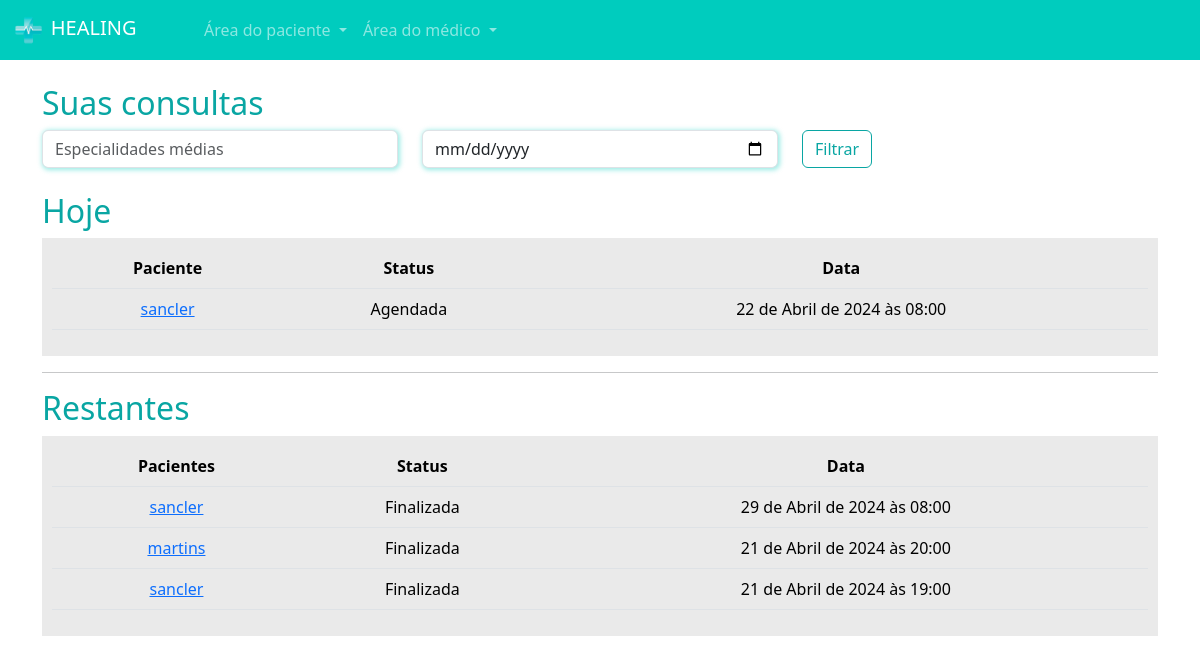
/medicos/consultas_medico/ (signed in), run on the app's committed database.
### paciente/models.py (models this page shows, shortened)
class Consulta(models.Model):
    status_choices = (
        ('A', 'Agendada'),
        ('F', 'Finalizada'),
        ('C', 'Cancelada'),
        ('I', 'Iniciada')
    )
    paciente = models.ForeignKey(User, on_delete=models.DO_NOTHING)
    data_aberta = models.ForeignKey(DatasAbertas, on_delete=models.DO_NOTHING)
    status = models.CharField(max_length=1, choices=status_choices, default='A')
    link = models.URLField(null=True, blank=True)

### medico/models.py (models this page shows, shortened)
class DatasAbertas(models.Model):
    data = models.DateTimeField()
    user = models.ForeignKey(User, on_delete=models.DO_NOTHING) # as datas abertas estarão atreladas a um usuário
    agendado = models.BooleanField(default=False)

### medico/views.py (the view)
# urls.py: path('consultas_medico/', views.consultas_medico, name='consultas_medico'),
@login_required
def consultas_medico(request):
    if not is_medico(request.user):
        messages.add_message(request, constants.WARNING, 'Somente médicos podem acessar a agenda de consultas!')
        return redirect('/usuarios/sair')
    hoje = datetime.now().date()
    consultas_hoje = Consulta.objects.filter(data_aberta__user=request.user).filter(data_aberta__data__gte=hoje).filter(data_aberta__data__lte=hoje+timedelta(days=1))
    consultas_restantes = Consulta.objects.exclude(id__in=consultas_hoje.values('id')).filter(data_aberta__user=request.user)
    return render(request, 'consultas_medico.html', {'consultas_hoje': consultas_hoje, 'consultas_restantes': consultas_restantes, 'is_medico': is_medico(request.user)})

### medico/models.py (called while the page is built)
def is_medico(user):
    return DadosMedico.objects.filter(user=user).exists()

### medico/templates/consultas_medico.html (shortened to what this page needs)
{% extends "bases/base.html" %}
{% load static %}
{% block 'head' %}
    <link rel="stylesheet" href="{% static 'medicos/css/abrir_horario.css' %}">
    <link rel="stylesheet" href="{% static 'usuarios/css/usuarios.css' %}">
    <link rel="stylesheet" href="{% static 'medicos/css/cadastro_medico.css' %}">
    <link rel="stylesheet" href="{% static 'pacientes/css/home.css' %}">
    <link rel="stylesheet" href="https://cdn.jsdelivr.net/npm/bootstrap-icons@1.11.3/font/bootstrap-icons.min.css">
{% endblock 'head' %}
{% block 'body' %}
{% include "partials/navbar.html" %}
    <div class="container">
        <br>
        <h2><span class="color-dark">Suas consultas</span></h2>
        <div class="row">
            <div class="col-md">
                <input type="text" name="especialidades" id="" class="form-control shadow-main-color" placeholder="Especialidades médias">
            </div>
            <div class="col-md">
                <input type="date" name="data" id="" class="form-control shadow-main-color" placeholder="Data da consulta">
            </div>
            <div class="col-md">
                <input type="submit" value="Filtrar" class="btn btn-dark-color-outline">
            </div>
        </div>
        <br>
        <h2><span class="color-dark">Hoje</span></h2>
        <div class="list-minhas-consultas">
            <table class="table">
                <thead>
                  <tr>
                    <th scope="col">Paciente</th>
                    <th scope="col">Status</th>
                    <th scope="col">Data</th>
                  </tr>
                </thead>
                <tbody>
                    {% for consulta in consultas_hoje  %}
                        <tr>
                            <td><a href="{% url 'consulta_area_medico' consulta.id %}">{{consulta.paciente}}</a></td>
                            <td>{{consulta.get_status_display}}</td>
                            <td>{{consulta.data_aberta.data}}</td>
                        </tr>
                    {% endfor %}
                </tbody>
              </table>
        </div>
        <hr>
        <h2><span class="color-dark">Restantes</span></h2>
        <div class="list-minhas-consultas">
            <table class="table">
                <thead>
                  <tr>
                    <th scope="col">Pacientes</th>
                    <th scope="col">Status</th>
                    <th scope="col">Data</th>
                  </tr>
                </thead>
                <tbody>
                    {% for consulta in consultas_restantes  %}
                        <tr>
                            <td><a href="{% url 'consulta_area_medico' consulta.id %}">{{consulta.paciente}}</a></td>
                            <td>{{consulta.get_status_display}}</td>
                            <td>{{consulta.data_aberta.data}}</td>
                        </tr>
                    {% endfor %}
                </tbody>
              </table>
        </div>
    </div>
{% endblock 'body' %}

### templates/static/geral/css/base.css (style rules this page uses)
:root { --main-color: #00CCBE; --dark-color: #09A6A3; --contrast-color: #FFD686; }
.color-dark { color: var(--dark-color); }

### templates/static/usuarios/css/usuarios.css (style rules this page uses)
.btn-dark-color-outline { border: 1px solid var(--dark-color); color: var(--dark-color) }

### templates/static/medicos/css/cadastro_medico.css (style rules this page uses)
.shadow-main-color { box-shadow: 1px 1px 5px 1px rgba(0, 204, 190,.4); }

### templates/static/pacientes/css/home.css (style rules this page uses)
table { border-collapse: collapse !important; width: 100%; }
th, td { padding: 8px; text-align: center; background-color: #EAEAEA !important; }
th { background-color: #EAEAEA; }
.list-minhas-consultas { background-color: #EAEAEA; padding: 10px; }

### data on the page
Consulta: paciente "sancler", status "Agendada", data_aberta.data "22 de Abril de 2024 às 08:00"
Consulta: paciente "sancler", status "Finalizada", data_aberta.data "29 de Abril de 2024 às 08:00"
Consulta: paciente "martins", status "Finalizada", data_aberta.data "21 de Abril de 2024 às 20:00"
Consulta: paciente "sancler", status "Finalizada", data_aberta.data "21 de Abril de 2024 às 19:00"
